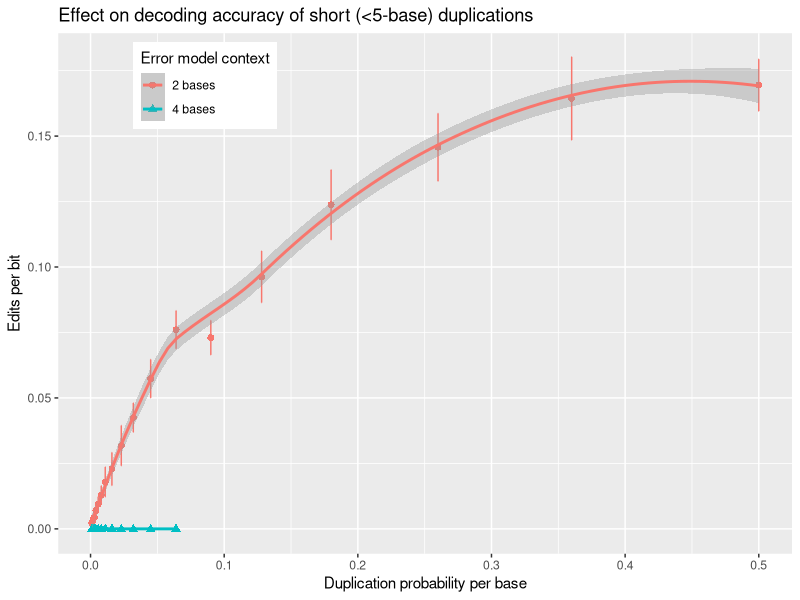

Recreate this plot in R.
library("ggplot2");
df.l4 <- read.table(file="len4.mix2.dups.tab");
df.l8 <- read.table(file="len8.mix2.dups.tab");
df.l4$group <- 1;
df.l8$group <- 2;
df <- rbind(df.l4,df.l8);
df$Context=factor(df$group,labels=c("2 bases","4 bases"));
g <- guide_legend(title="Error model context");
dupplot <- ggplot(df,aes(x=DupProb,y=MeanEditsPerBit,color=Context)) + geom_errorbar(aes(ymin=MeanEditsPerBit-2*StDevEditsPerBit,ymax=MeanEditsPerBit+2*StDevEditsPerBit)) + geom_point(aes(shape=Context),size=2) + ylab("Edits per bit") + xlab("Duplication probability per base") + ggtitle("Effect on decoding accuracy of short (<5-base) duplications") + theme(legend.position=c(.2,.9)) + stat_smooth(method = "loess", formula = y ~ x, size = 1) + guides(colour=g,shape=g);
ggsave("dupplot.ps",plot=dupplot);
